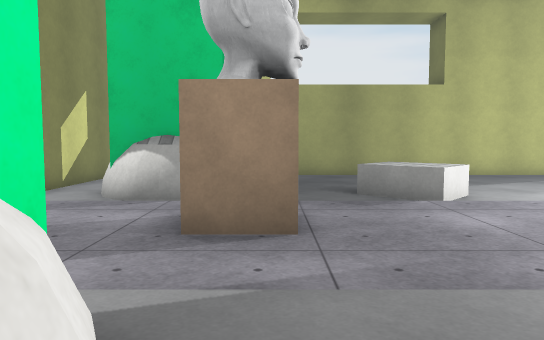
[1] (above)

17 first-person views from a walk through a 3-D level made in the Unity game engine. The camera is 1.2 m above the floor, tilts 4° down and sees 70° across. The floor is counted in squares, 1 m on a side. Each view is taken from the middle of a square. On the plan, view 1 faces up. The plan holds only what a view shows up to about 15 squares ahead; the rest is blank. The place goes on beyond the plan. Surface patterns are stand-ins for the level's own textures.

[2]
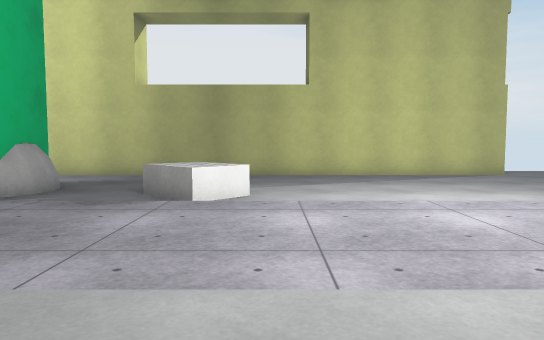

[3]
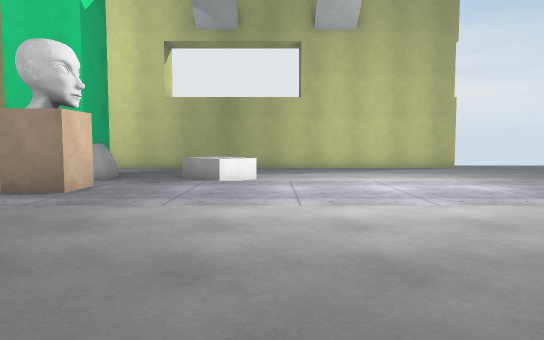

[4]
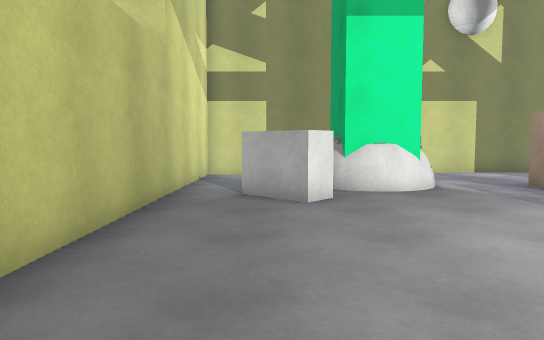

[5]
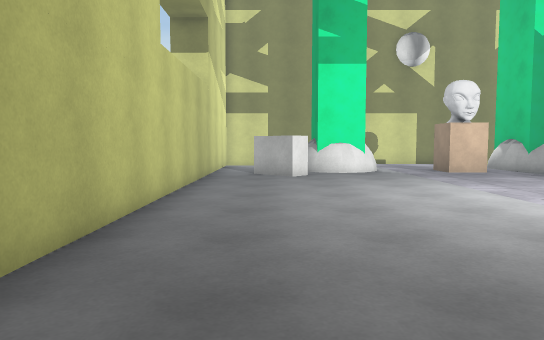

[6]
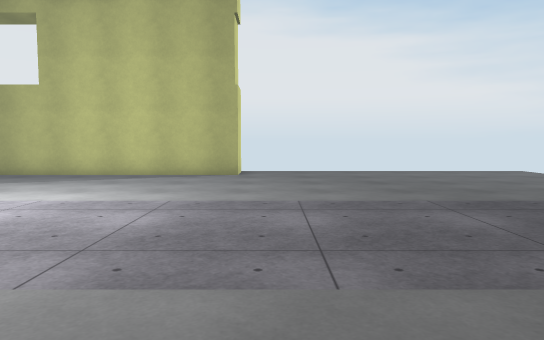

[7]
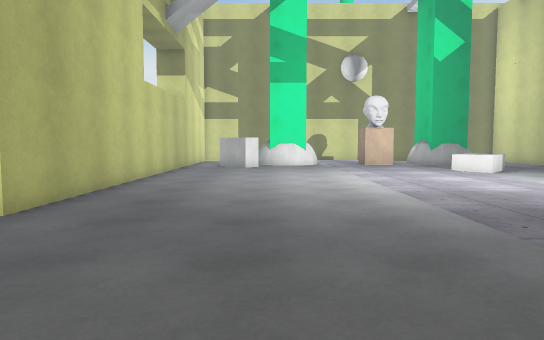

[8]
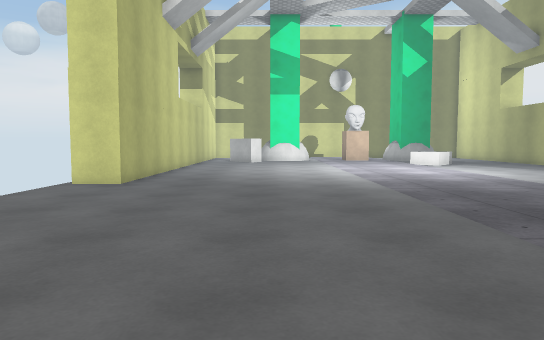

[9]
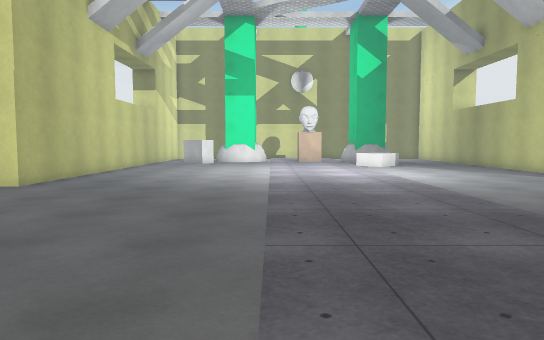

[10]
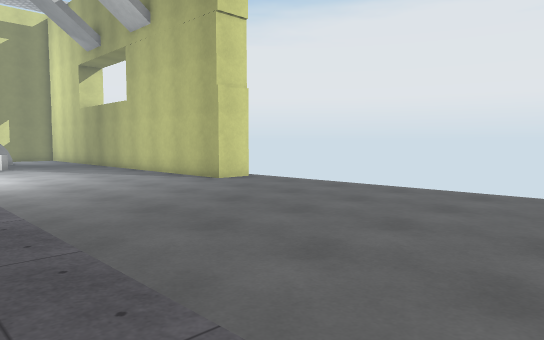

[11]
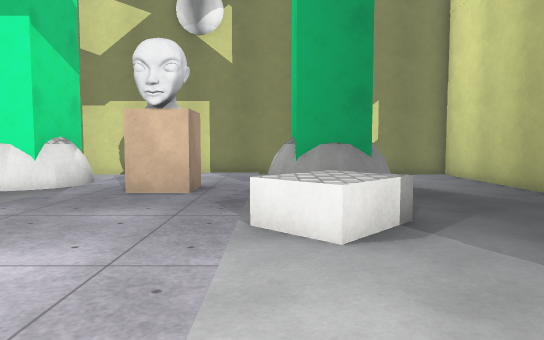

[12]
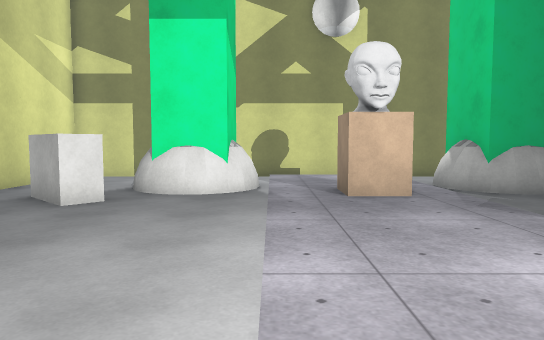

[13]
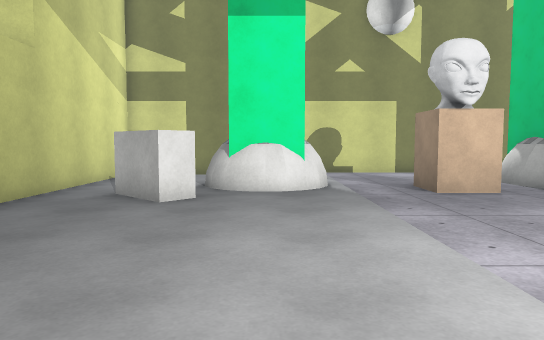

[14]
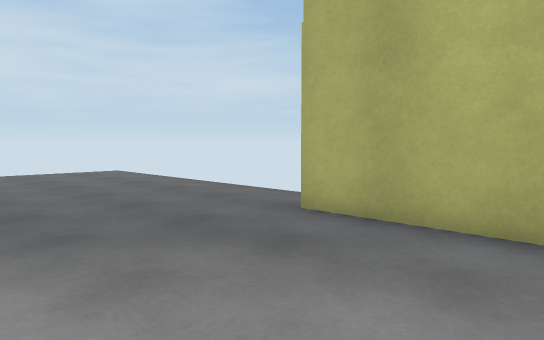

[15]
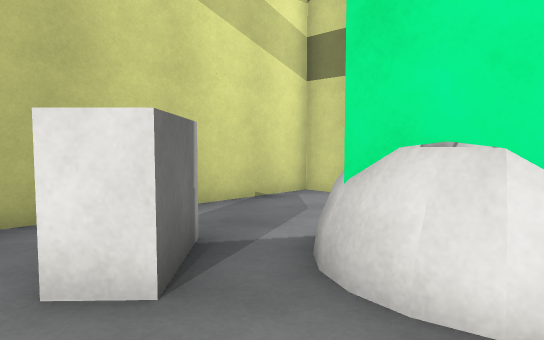

[16]
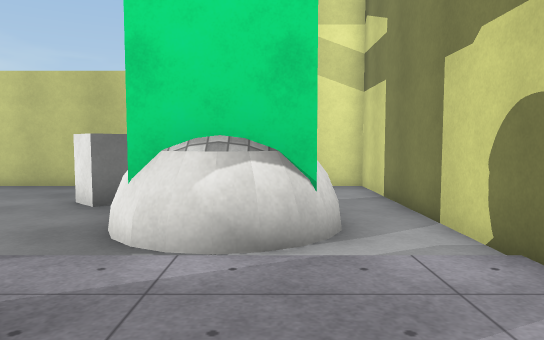

[17]
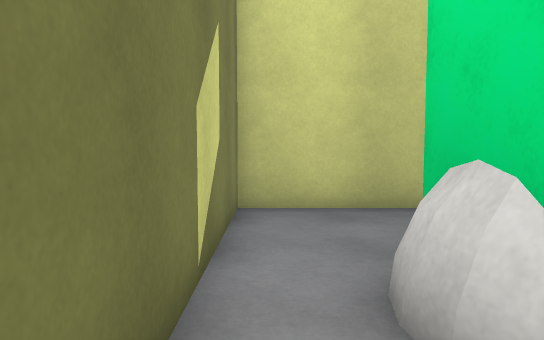

### Floor plan
Points are (right, up) in squares from view 1. A wall is a line through its corners. A room is listed if a view was taken in it or the views show most of it. See-through windows are left out.
Room 1 (views 1, 2, 3, 4, 5, 6, 7, 8, 9, 10, 11, 12, 13, 14, 15, 16, 17)
walls: (13.7, 16) (13.7, 14.6) (-5.7, 14.6) (-5.7, -4.4) (13.7, -4.4) (13.7, -5.9); (-0.8, 0.9) (-0.9, 0.1); (-1.1, 1.8) (-1.1, 0); (-1, 1.3) (-0.9, 0.8); (-1, 0.9) (-1.1, 0.3); (-0.9, 0.5) (-1.2, -0.1) (-2.5, -0.1); (-1.5, 8.6) (-1.9, 8.3); (-1, 10.2) (-0.9, 9.6) (-1, 9.2); (-1.8, 8.3) (-2.4, 8.2); (-1.1, 10.5) (-0.9, 10.1); (-1.1, 10.7) (-1.1, 8.6) (-3.7, 8.6); (-1.5, -0.2) (-1.9, -0.5); (-2.2, 8.2) (-2.7, 8.3) (-3.1, 8.5); (-2.4, 2.2) (-2, 2.2); (-3.2, 2) (-2.9, 2.2) (-2.2, 2.3) (-1.5, 1.9); (-3.6, 1.8) (-1, 1.8); (-3.6, 8.7) (-3.6, 10.6); (-3.6, 9.1) (-3.7, 9.9) (-3.7, 10.1)
low walls: (-0.6, 0.9) (-0.6, 0.3) (-0.9, -0.1); (-0.6, 9.2) (-0.9, 8.6); (-1, 1.8) (-0.8, 1.4) (-0.7, 0.7); (-0.9, 8.8) (-1.3, 8.4) (-1.9, 8.1); (-0.8, 0.4) (-1, -0.1); (-0.7, 10) (-0.8, 9.2) (-1.2, 8.4); (-1.4, 2.1) (-1.1, 1.8); (-0.9, 0.1) (-1.4, -0.4); (-0.9, -0.2) (-1.4, -0.7); (-1.8, 2.5) (-1.3, 2.3) (-0.9, 1.8); (-1.7, 8) (-2.6, 7.9) (-3.3, 8.2) (-3.6, 8.5) (-4.1, 9.4); (-1.9, 2.3) (-1.4, 2); (-1.3, -0.4) (-1.9, -0.7); (-1.1, 10.9) (-0.7, 10.1) (-0.7, 9.8); (-2.3, 8) (-2.8, 8.1) (-3.2, 8.4) (-3.8, 8.9) (-3.9, 9.7); (-2.4, 7.9) (-2.8, 8); (-2.9, 2.4) (-2.4, 2.5) (-1.8, 2.4); (-1.9, 11.3) (-1.3, 11) (-1, 10.7); (-3.7, 1.9) (-3.4, 2.2) (-2.7, 2.5); (-3.8, 1.6) (-3.2, 2.2); (-3.9, 0.8) (-3.8, 1.4) (-3.6, 1.8); (-4, 9.3) (-4, 9.6) (-3.9, 10.3)
objects: white block (-1, -3) to (1, -1); block (-1, 5) to (0, 6); white block (2, 8) to (4, 10)

Where each view was taken, in squares from view 1:
view 1: 0 up, 0 right, facing up
view 2: 0 up, 5 right, facing up
view 3: 4 down, 5 right, facing up
view 4: 2 down, 9 right, facing left
view 5: 2 down, 15 right, facing left
view 6: 0 up, 15 right, facing up
view 7: 0 up, 20 right, facing left
view 8: 0 up, 25 right, facing left
view 9: 3 up, 25 right, facing left
view 10: 6 up, 25 right, facing up-left
view 11: 8 up, 9 right, facing left
view 12: 3 up, 9 right, facing left
view 13: 1 up, 9 right, facing left
view 14: 1 up, 9 right, facing down-right
view 15: 2 up, 2 right, facing down-left
view 16: 7 up, 3 left, facing down
view 17: 7 up, 5 left, facing up
